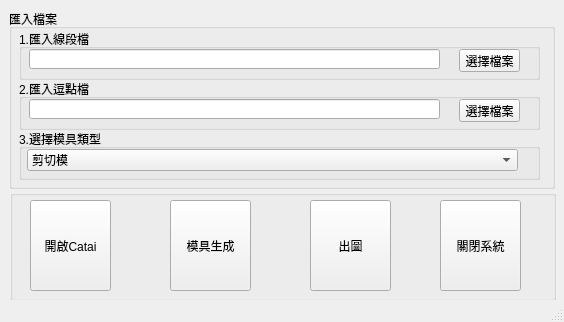
<?xml version="1.0" encoding="UTF-8"?>
<ui version="4.0">
 <class>MainWindow</class>
 <widget class="QMainWindow" name="MainWindow">
  <property name="geometry">
   <rect>
    <x>0</x>
    <y>0</y>
    <width>564</width>
    <height>322</height>
   </rect>
  </property>
  <property name="windowTitle">
   <string>MainWindow</string>
  </property>
  <widget class="QWidget" name="centralwidget">
   <widget class="QGroupBox" name="groupBox_4">
    <property name="geometry">
     <rect>
      <x>9</x>
      <y>9</y>
      <width>546</width>
      <height>180</height>
     </rect>
    </property>
    <property name="title">
     <string>匯入檔案</string>
    </property>
    <widget class="QGroupBox" name="groupBox">
     <property name="geometry">
      <rect>
       <x>10</x>
       <y>70</y>
       <width>521</width>
       <height>51</height>
      </rect>
     </property>
     <property name="title">
      <string>2.匯入逗點檔</string>
     </property>
     <widget class="QLineEdit" name="lineEdit_import_file_2">
      <property name="geometry">
       <rect>
        <x>10</x>
        <y>20</y>
        <width>411</width>
        <height>20</height>
       </rect>
      </property>
     </widget>
     <widget class="QToolButton" name="toolButton_import_file_2">
      <property name="geometry">
       <rect>
        <x>440</x>
        <y>20</y>
        <width>61</width>
        <height>23</height>
       </rect>
      </property>
      <property name="text">
       <string>選擇檔案</string>
      </property>
     </widget>
    </widget>
    <widget class="QGroupBox" name="groupBox_3">
     <property name="geometry">
      <rect>
       <x>10</x>
       <y>20</y>
       <width>521</width>
       <height>51</height>
      </rect>
     </property>
     <property name="title">
      <string>1.匯入線段檔</string>
     </property>
     <widget class="QLineEdit" name="lineEdit_import_file_1">
      <property name="geometry">
       <rect>
        <x>10</x>
        <y>20</y>
        <width>411</width>
        <height>20</height>
       </rect>
      </property>
     </widget>
     <widget class="QToolButton" name="toolButton_import_file_1">
      <property name="geometry">
       <rect>
        <x>440</x>
        <y>20</y>
        <width>61</width>
        <height>23</height>
       </rect>
      </property>
      <property name="text">
       <string>選擇檔案</string>
      </property>
     </widget>
    </widget>
    <widget class="QGroupBox" name="groupBox_2">
     <property name="geometry">
      <rect>
       <x>10</x>
       <y>120</y>
       <width>521</width>
       <height>51</height>
      </rect>
     </property>
     <property name="title">
      <string>3.選擇模具類型</string>
     </property>
     <widget class="QComboBox" name="comboBox">
      <property name="geometry">
       <rect>
        <x>8</x>
        <y>20</y>
        <width>491</width>
        <height>22</height>
       </rect>
      </property>
      <property name="layoutDirection">
       <enum>Qt::LeftToRight</enum>
      </property>
      <item>
       <property name="text">
        <string>剪切模</string>
       </property>
      </item>
     </widget>
    </widget>
   </widget>
   <widget class="QGroupBox" name="groupBox_5">
    <property name="geometry">
     <rect>
      <x>10</x>
      <y>190</y>
      <width>546</width>
      <height>111</height>
     </rect>
    </property>
    <property name="title">
     <string/>
    </property>
    <widget class="QPushButton" name="open_catia">
     <property name="geometry">
      <rect>
       <x>20</x>
       <y>10</y>
       <width>81</width>
       <height>91</height>
      </rect>
     </property>
     <property name="text">
      <string>開啟Catai</string>
     </property>
    </widget>
    <widget class="QPushButton" name="mod_design">
     <property name="geometry">
      <rect>
       <x>160</x>
       <y>10</y>
       <width>81</width>
       <height>91</height>
      </rect>
     </property>
     <property name="text">
      <string>模具生成</string>
     </property>
    </widget>
    <widget class="QPushButton" name="drawing">
     <property name="geometry">
      <rect>
       <x>300</x>
       <y>10</y>
       <width>81</width>
       <height>91</height>
      </rect>
     </property>
     <property name="text">
      <string>出圖</string>
     </property>
    </widget>
    <widget class="QPushButton" name="closs_system">
     <property name="geometry">
      <rect>
       <x>430</x>
       <y>10</y>
       <width>81</width>
       <height>91</height>
      </rect>
     </property>
     <property name="text">
      <string>關閉系統</string>
     </property>
    </widget>
   </widget>
  </widget>
  <widget class="QStatusBar" name="statusbar"/>
 </widget>
 <tabstops>
  <tabstop>lineEdit_import_file_1</tabstop>
  <tabstop>toolButton_import_file_1</tabstop>
  <tabstop>lineEdit_import_file_2</tabstop>
  <tabstop>toolButton_import_file_2</tabstop>
  <tabstop>open_catia</tabstop>
  <tabstop>mod_design</tabstop>
  <tabstop>drawing</tabstop>
  <tabstop>closs_system</tabstop>
 </tabstops>
 <resources/>
 <connections/>
</ui>
